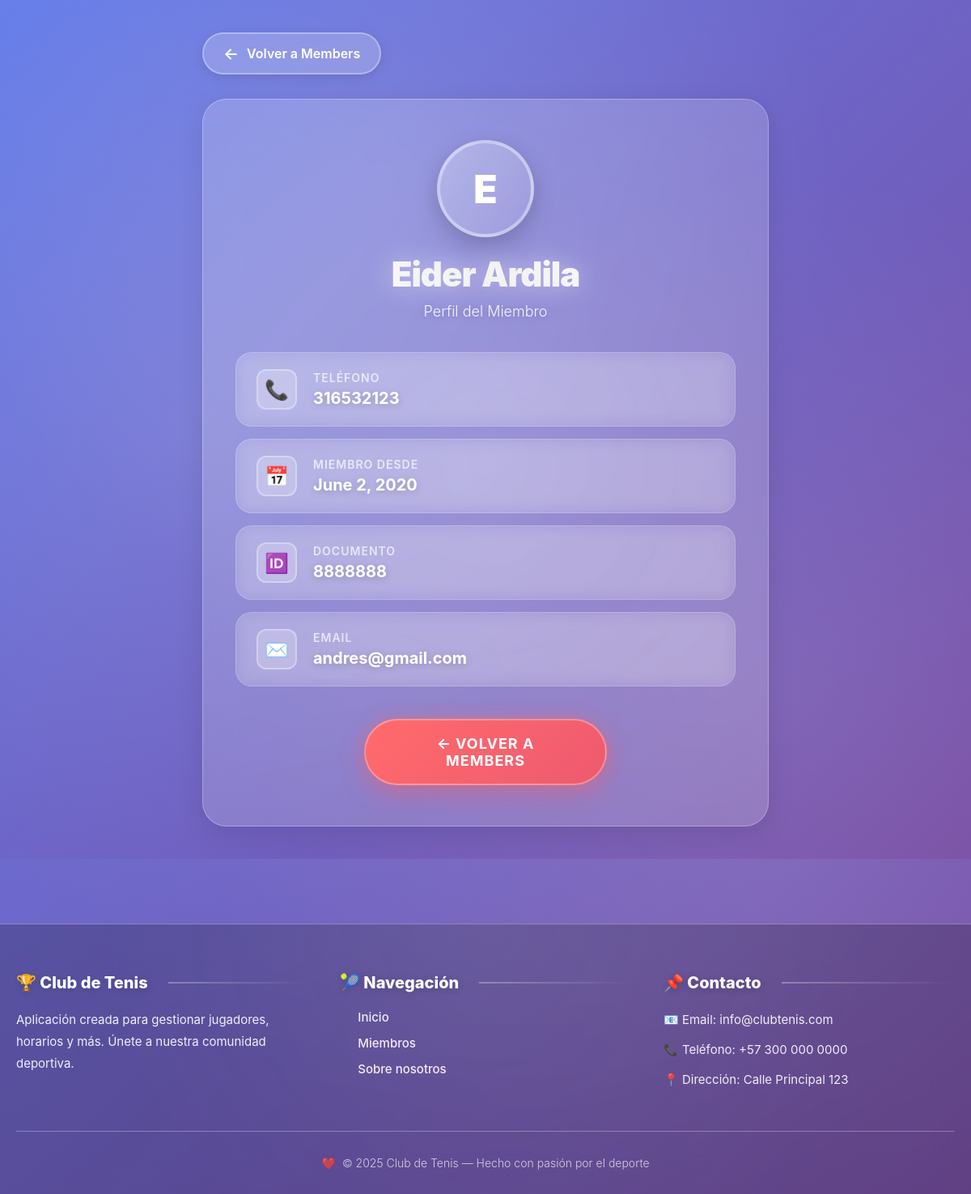
The app's page /members/details/10 with its own data.
### members/models.py (models this page shows)
class Member(models.Model):
  Documento=models.IntegerField(null=True)
  firstname = models.CharField(max_length=255)
  lastname = models.CharField(max_length=255)
  phone = models.IntegerField(null=True)
  joined_date = models.DateField(null=True)
  email =models.EmailField(null=True)

### members/views.py (the view)
# urls.py: path('members/details/<int:id>', views.details, name='details'),
def details(request, id):
  mymember = Member.objects.get(id=id)
  template = loader.get_template('details.html')
  context = {
    'mymember': mymember,
  }
  return HttpResponse(template.render(context, request))

### members/templates/details.html (shortened to what this page needs)
{% extends "master.html" %}
{% block content %}
<div class="profile-section">
  <div class="profile-container">
    <a href="/members" class="back-button">Volver a Members</a>
    <div class="profile-card">
      <div class="profile-header">
        <div class="profile-avatar">
          {{ mymember.firstname|first|upper }}
        </div>
        <h1 class="profile-name">{{ mymember.firstname }} {{ mymember.lastname }}</h1>
        <p class="profile-subtitle">Perfil del Miembro</p>
      </div>
      <div class="profile-info">
        <div class="info-item">
          <div class="info-icon">📞</div>
          <div class="info-content">
            <div class="info-label">Teléfono</div>
            <div class="info-value">{{ mymember.phone }}</div>
          </div>
        </div>
        <div class="info-item">
          <div class="info-icon">📅</div>
          <div class="info-content">
            <div class="info-label">Miembro desde</div>
            <div class="info-value">{{ mymember.joined_date }}</div>
          </div>
        </div>
        <div class="info-item">
          <div class="info-icon">🆔</div>
          <div class="info-content">
            <div class="info-label">Documento</div>
            <div class="info-value">{{ mymember.Documento }}</div>
          </div>
        </div>
        <div class="info-item">
          <div class="info-icon">✉️</div>
          <div class="info-content">
            <div class="info-label">Email</div>
            <div class="info-value">{{ mymember.email }}</div>
          </div>
        </div>
      </div>
      <a href="/members" class="action-button">
        <span>← Volver a Members</span>
      </a>
    </div>
  </div>
</div>
{% endblock %}

### members/templates/master.html (style rules this page uses)
* { margin: 0; padding: 0; box-sizing: border-box; }
:root { --primary-gradient: linear-gradient(135deg, #667eea 0%, #764ba2 25%, #f093fb 50%, #4facfe 75%, #00f2fe 100%); --glass-bg: rgba(255, 255, 255, 0.15); --glass-border: rgba(255, 255, 255, 0.3); --text-primary: #ffffff; --text-secondary: rgba(255, 255, 255, 0.9); --accent-color: #ff6b6b; --shadow-sm: 0 4px 15px rgba(0, 0, 0, 0.1); --shadow-md: 0 8px 32px rgba(0, 0, 0, 0.1); --shadow-lg: 0 15px 40px rgba(0, 0, 0, 0.2); }
body { font-family: -apple-system, BlinkMacSystemFont, 'Segoe UI', 'Roboto', 'Oxygen', 'Ubuntu', 'Cantarell', 'Fira Sans', 'Droid Sans', 'Helvetica Neue', sans-serif; -webkit-font-smoothing: antialiased; -moz-osx-font-smoothing: grayscale; margin: 0; padding: 0; min-height: 100vh; position: relative; overflow-x: hidden; }
body::before { content: ''; position: fixed; top: 0; left: 0; width: 100%; height: 100%; background: var(--primary-gradient); background-size: 400% 400%; animation: gradientShift 20s ease infinite; z-index: -2; pointer-events: none; }
body::after { content: ''; position: fixed; top: 0; left: 0; width: 100%; height: 100%; background-image: radial-gradient(circle at 20% 30%, rgba(255, 255, 255, 0.1) 0%, transparent 50%), radial-gradient(circle at 80% 70%, rgba(255, 255, 255, 0.1) 0%, transparent 50%), radial-gradient(circle at 50% 50%, rgba(255, 255, 255, 0.05) 0%, transparent 70%); z-index: -1; pointer-events: none; animation: patternMove 25s ease-in-out infinite; }

### records on screen
Member: firstname|first "E", firstname "Eider", lastname "Ardila", phone "316532123", joined_date "June 2, 2020", Documento "8888888", email "andres@gmail.com"
